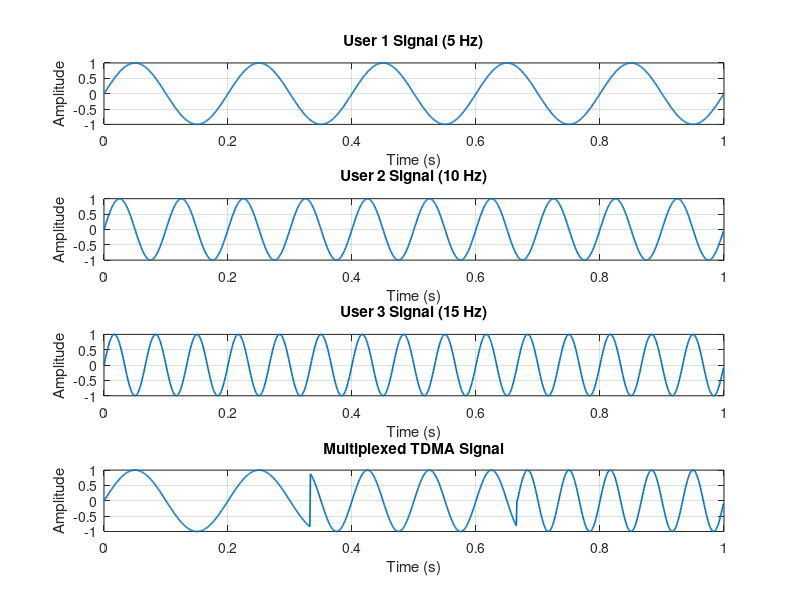

This chart was generated by the following MATLAB code:
clear; close all; clc;

%% Parameters
Fs = 1000;              % Sampling frequency
T = 1;                  % Total duration of one frame (1 sec)
N = 3;                  % Number of users
t = 0:1/Fs:T-1/Fs;      % Time vector

%% User Signals (Baseband)
user1 = sin(2*pi*5*t);  % User 1: 5 Hz sine
user2 = sin(2*pi*10*t); % User 2: 10 Hz sine
user3 = sin(2*pi*15*t); % User 3: 15 Hz sine

%% TDMA Time Slots
slot_length = length(t)/N; % Samples per slot
tdma_signal = zeros(1,length(t));

% Assign time slots
tdma_signal(1:slot_length) = user1(1:slot_length);
tdma_signal(slot_length+1:2*slot_length) = user2(slot_length+1:2*slot_length);
tdma_signal(2*slot_length+1:end) = user3(2*slot_length+1:end);

%% -------------PLOTS--------------
figure;

subplot(4,1,1);
plot(t, user1, 'LineWidth', 1.2);
title('User 1 Signal (5 Hz)');
xlabel('Time (s)');
ylabel('Amplitude');
grid on;

subplot(4,1,2);
plot(t, user2, 'LineWidth', 1.2);
title('User 2 Signal (10 Hz)');
xlabel('Time (s)');
ylabel('Amplitude');
grid on;

subplot(4,1,3);
plot(t, user3, 'LineWidth', 1.2);
title('User 3 Signal (15 Hz)');
xlabel('Time (s)');
ylabel('Amplitude');
grid on;

subplot(4,1,4);
plot(t, tdma_signal, 'LineWidth', 1.2);
title('Multiplexed TDMA Signal');
xlabel('Time (s)');
ylabel('Amplitude');
grid on;
